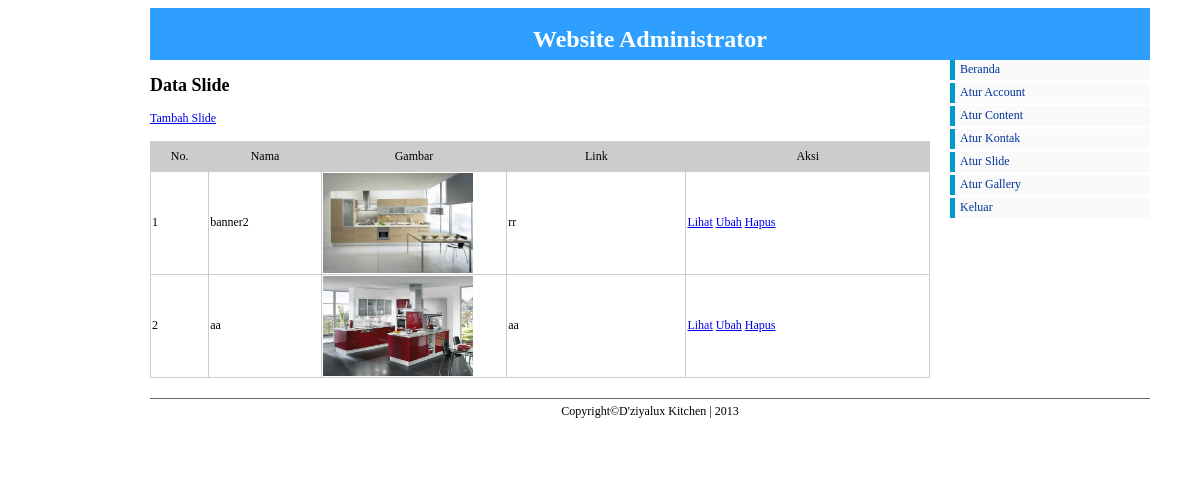
/admin/index.php?pg=slide/data_slide (signed in), run on the app's committed database.
### tables this page shows
CREATE TABLE IF NOT EXISTS `slide_show` (
  `ID_SLIDE` int(11) NOT NULL AUTO_INCREMENT,
  `JUDUL` varchar(100) NOT NULL,
  `GAMBAR` varchar(50) NOT NULL,
  `LINK` varchar(50) NOT NULL,
  PRIMARY KEY (`ID_SLIDE`)
);

### admin/slide/data_slide.php (the view)
<h2>Data Slide</h2>
<a href="?pg=slide/input_slide" class="klik">Tambah Slide</a><br /><br />
<table width="650" border="1">
  <tr id="jtabel">
    <td width="45">No.</td>
    <td width="90">Nama</td>
    <td width="150">Gambar</td>
    <td width="145">Link</td>
    <td width="198">Aksi</td>
  </tr>
  <?php
  $data = mysql_query("select * from slide_show");
  $no = 1;
  while($tampil = mysql_fetch_array($data)){
  ?>
  <tr>
    <td><?php echo $no++;?></td>
    <td><?php echo $tampil['JUDUL'];?></td>
    <td><img src="../images/slide/<?php echo $tampil['GAMBAR'];?>" width="150" height="100" /></td>
    <td><?php echo $tampil['LINK'];?></td>
    <td><a href="?pg=slide/lihat_slide&id=<?php echo $tampil['ID_SLIDE'];?>" class="klik">Lihat</a> <a href="?pg=slide/ubah_slide&id=<?php echo $tampil['ID_SLIDE'];?>" class="klik">Ubah</a> <a href="?pg=slide/hapus_slide&id=<?php echo $tampil['ID_SLIDE'];?>" class="klik" onclick="return confirm('Data Akan Dihapus?')">Hapus</a></td>
  </tr>
<?php } ?>
</table>

### css/admin.css (style rules this page uses)
body { font-size: 62.5%; font-family: "Trebuchet MS", "Arial", "Helvetica", "Verdana", "sans-serif"; }
table { font-size: 12px; width:780px; border:1px solid #CCC; border-collapse:collapse; }
#jtabel { height:30px; background-color:#CCC; text-align:center; }

### data on the page
slide_show: JUDUL "banner2", GAMBAR (picture), LINK "rr"
slide_show: JUDUL "aa", GAMBAR (picture), LINK "aa"
